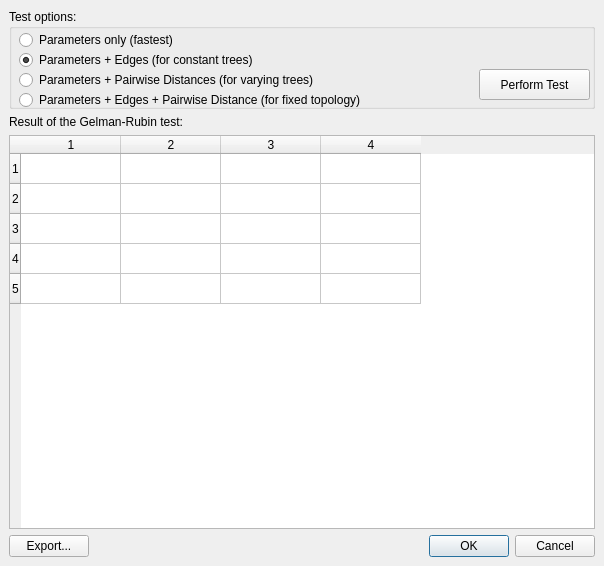
<ui version="4.0" >
 <class>GelmanRubin</class>
 <widget class="QDialog" name="GelmanRubin" >
  <property name="geometry" >
   <rect>
    <x>0</x>
    <y>0</y>
    <width>604</width>
    <height>566</height>
   </rect>
  </property>
  <property name="sizePolicy" >
   <sizepolicy vsizetype="Preferred" hsizetype="Preferred" >
    <horstretch>0</horstretch>
    <verstretch>0</verstretch>
   </sizepolicy>
  </property>
  <property name="windowTitle" >
   <string>Gelman-Rubin test</string>
  </property>
  <layout class="QGridLayout" >
   <property name="leftMargin" >
    <number>9</number>
   </property>
   <property name="topMargin" >
    <number>9</number>
   </property>
   <property name="rightMargin" >
    <number>9</number>
   </property>
   <property name="bottomMargin" >
    <number>9</number>
   </property>
   <property name="horizontalSpacing" >
    <number>6</number>
   </property>
   <property name="verticalSpacing" >
    <number>6</number>
   </property>
   <item row="2" column="0" >
    <layout class="QGridLayout" >
     <property name="leftMargin" >
      <number>0</number>
     </property>
     <property name="topMargin" >
      <number>0</number>
     </property>
     <property name="rightMargin" >
      <number>0</number>
     </property>
     <property name="bottomMargin" >
      <number>0</number>
     </property>
     <property name="horizontalSpacing" >
      <number>6</number>
     </property>
     <property name="verticalSpacing" >
      <number>6</number>
     </property>
     <item row="2" column="0" >
      <widget class="QPushButton" name="exportButton" >
       <property name="text" >
        <string>Export...</string>
       </property>
      </widget>
     </item>
     <item row="2" column="1" >
      <widget class="QDialogButtonBox" name="buttonBox" >
       <property name="orientation" >
        <enum>Qt::Horizontal</enum>
       </property>
       <property name="standardButtons" >
        <set>QDialogButtonBox::Cancel|QDialogButtonBox::NoButton|QDialogButtonBox::Ok</set>
       </property>
      </widget>
     </item>
     <item row="1" column="0" colspan="2" >
      <widget class="QTableWidget" name="table" >
       <property name="sizePolicy" >
        <sizepolicy vsizetype="Expanding" hsizetype="Expanding" >
         <horstretch>0</horstretch>
         <verstretch>0</verstretch>
        </sizepolicy>
       </property>
       <property name="rowCount" >
        <number>5</number>
       </property>
       <property name="columnCount" >
        <number>4</number>
       </property>
       <row/>
       <row/>
       <row/>
       <row/>
       <row/>
       <column/>
       <column/>
       <column/>
       <column/>
      </widget>
     </item>
     <item row="0" column="0" colspan="2" >
      <widget class="QLabel" name="label" >
       <property name="text" >
        <string>Result of the Gelman-Rubin test:</string>
       </property>
      </widget>
     </item>
    </layout>
   </item>
   <item rowspan="2" row="0" column="0" >
    <widget class="QGroupBox" name="groupBox" >
     <property name="enabled" >
      <bool>true</bool>
     </property>
     <property name="minimumSize" >
      <size>
       <width>0</width>
       <height>100</height>
      </size>
     </property>
     <property name="baseSize" >
      <size>
       <width>0</width>
       <height>100</height>
      </size>
     </property>
     <property name="title" >
      <string>Test options:</string>
     </property>
     <widget class="QRadioButton" name="radioType1" >
      <property name="geometry" >
       <rect>
        <x>10</x>
        <y>20</y>
        <width>301</width>
        <height>22</height>
       </rect>
      </property>
      <property name="text" >
       <string>Parameters only (fastest)</string>
      </property>
     </widget>
     <widget class="QRadioButton" name="radioType2" >
      <property name="geometry" >
       <rect>
        <x>10</x>
        <y>40</y>
        <width>301</width>
        <height>22</height>
       </rect>
      </property>
      <property name="text" >
       <string>Parameters + Edges (for constant trees)</string>
      </property>
      <property name="checked" >
       <bool>true</bool>
      </property>
     </widget>
     <widget class="QRadioButton" name="radioType3" >
      <property name="geometry" >
       <rect>
        <x>10</x>
        <y>60</y>
        <width>361</width>
        <height>22</height>
       </rect>
      </property>
      <property name="text" >
       <string>Parameters + Pairwise Distances (for varying trees)</string>
      </property>
     </widget>
     <widget class="QRadioButton" name="radioType4" >
      <property name="geometry" >
       <rect>
        <x>10</x>
        <y>80</y>
        <width>391</width>
        <height>22</height>
       </rect>
      </property>
      <property name="text" >
       <string>Parameters + Edges + Pairwise Distance (for fixed topology)</string>
      </property>
     </widget>
     <widget class="QRadioButton" name="radioType5" >
	     <property name="geometry" >
		     <rect>
			     <x>10</x>
			     <y>100</y>
			     <width>391</width>
			     <height>22</height>
		     </rect>
	     </property>
	     <property name="text" >
		     <string>Branch lengths only</string>
	     </property>
     </widget>
     <widget class="QPushButton" name="pushGo" >
      <property name="geometry" >
       <rect>
        <x>470</x>
        <y>60</y>
        <width>111</width>
        <height>31</height>
       </rect>
      </property>
      <property name="text" >
       <string>Perform Test</string>
      </property>
     </widget>
    </widget>
   </item>
  </layout>
 </widget>
 <resources/>
 <connections/>
</ui>
